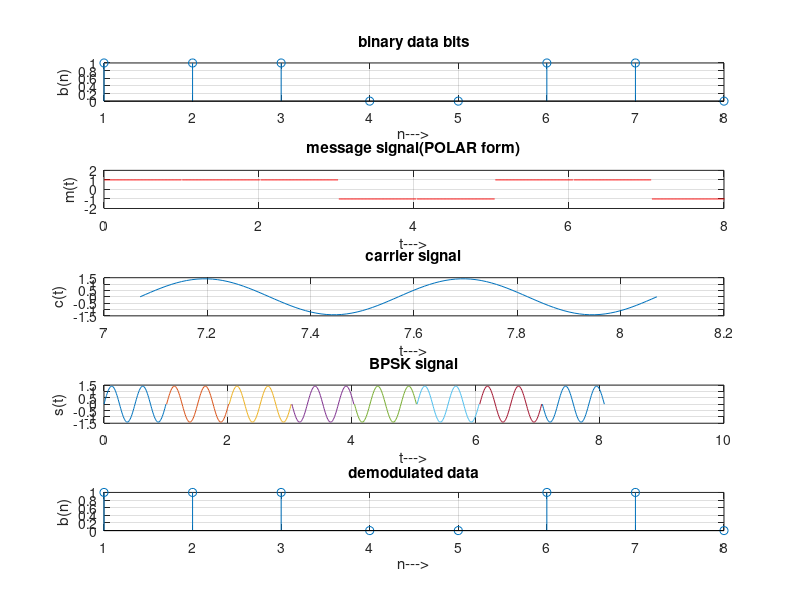

Here is the MATLAB script that generated this plot:
% PSK modulation
 
clc;
close all;
Tb=1;
t=0:Tb/100:Tb;
fc=2;
c=sqrt(2/Tb)*sin(2*pi*fc*t);
N=8;
m=rand(1,N);
t1=0;t2=Tb
for i=1:N
 t=[t1:.01:t2]
 if m(i)>0.5
  m(i)=1;
  m_s=ones(1,length(t));
 else
  m(i)=0;
  m_s=-1*ones(1,length(t));
 end
 message(i,:)=m_s;
 bpsk_sig(i,:)=c.*m_s;
 subplot(5,1,2);
 axis([0 N -2 2]);
 plot(t,message(i,:),'r');
 title('message signal(POLAR form)');
 xlabel('t--->');
 ylabel('m(t)');
 grid on; 
 hold on;
 subplot(5,1,4);
 plot(t,bpsk_sig(i,:));
 title('BPSK signal');
 xlabel('t--->');
 ylabel('s(t)');
 grid on; 
 hold on;
 t1=t1+1.01; 
 t2=t2+1.01;
end
hold off
subplot(5,1,1);
stem(m);
title('binary data bits');
xlabel('n--->');
ylabel('b(n)');
grid on;
subplot(5,1,3);
plot(t,c);
title('carrier signal');
xlabel('t--->');
ylabel('c(t)');
grid on;
 
% PSK Demodulation
t1=0;t2=Tb
 for i=1:N
 t=[t1:.01:t2]
 %correlator
 x=sum(c.*bpsk_sig(i,:));
 %decision device
 if x>0
  demod(i)=1;
 else
  demod(i)=0;
 end
 t1=t1+1.01;
 t2=t2+1.01;
end
%plot the demodulated data bits
subplot(5,1,5);
stem(demod);
title('demodulated data');
xlabel('n--->');
ylabel('b(n)');
grid on

